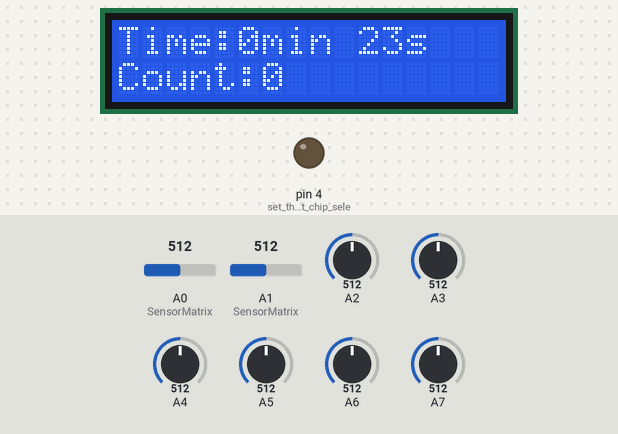
Recording of a sketch running on a simulated Arduino Uno, built with avr-gcc and run on an emulated ATmega328P. Parts: 16×2 character LCD, output pins drawn as LEDs (lit = HIGH). The test bench sets the inputs (shaded band); at power-on: A0 (SensorMatrix) = 512, A1 (SensorMatrix) = 512, A2 = 512, A3 = 512, A4 = 512, A5 = 512, A6 = 512, A7 = 512. Storage starts empty; what the sketch prints to the serial monitor is not drawn.

Above: at 23.9 s.
24.0 s: A0 (SensorMatrix) set to 390
At 26.8 s:
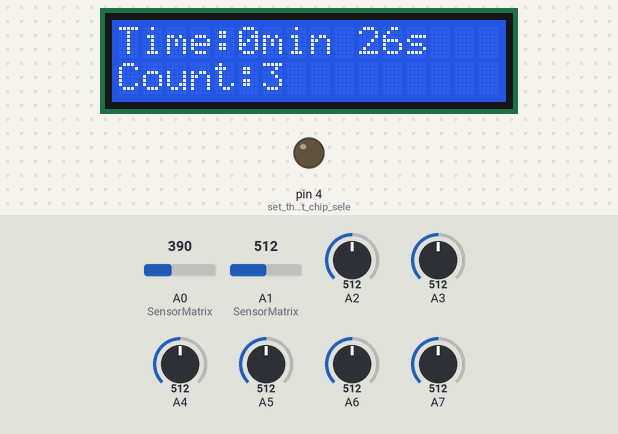
29.0 s: A1 (SensorMatrix) set to 390
At 31.8 s:
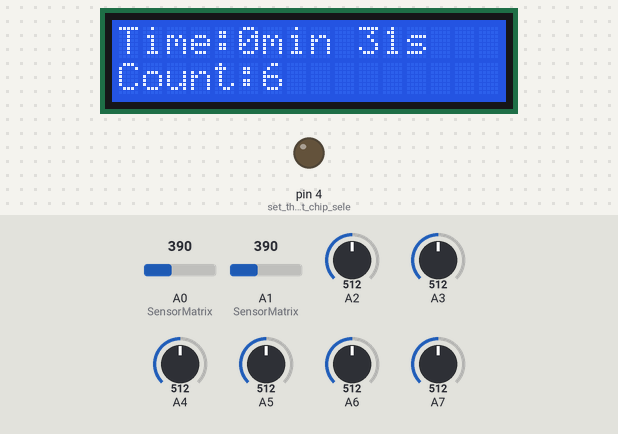
34.0 s: A2 set to 390
At 36.4 s:
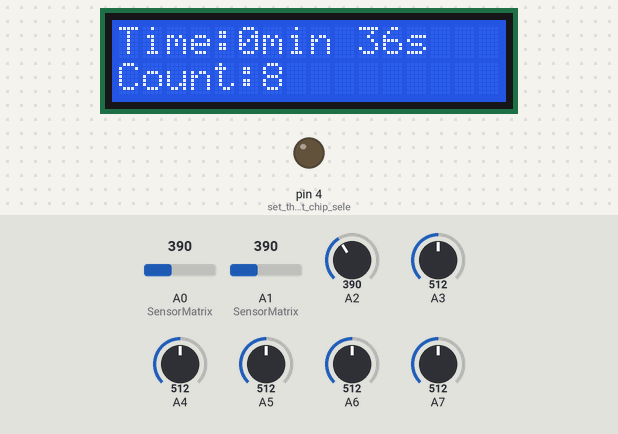
39.0 s: A3 set to 390
At 40.8 s:
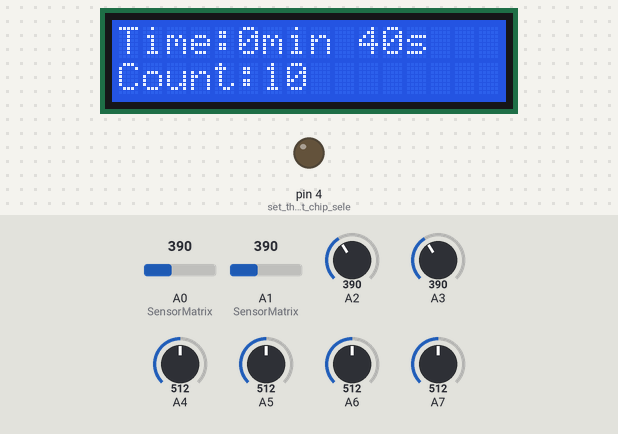
44.0 s: A4 set to 390
At 46.7 s:
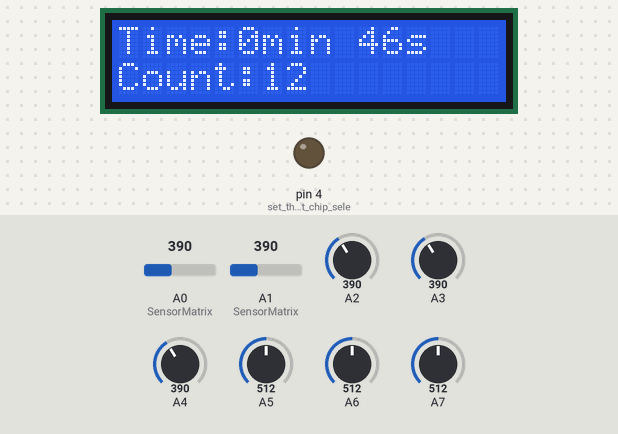
49.0 s: A5 set to 390
At 60.8 s:
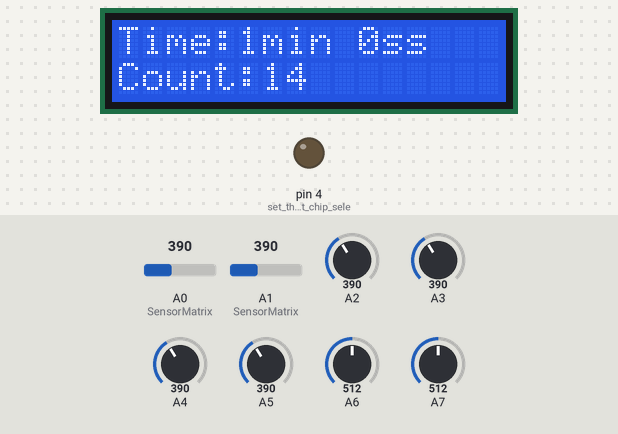
Timing chart, 0 to 62.3 s (numbered marks = the images above; inputs shaded):
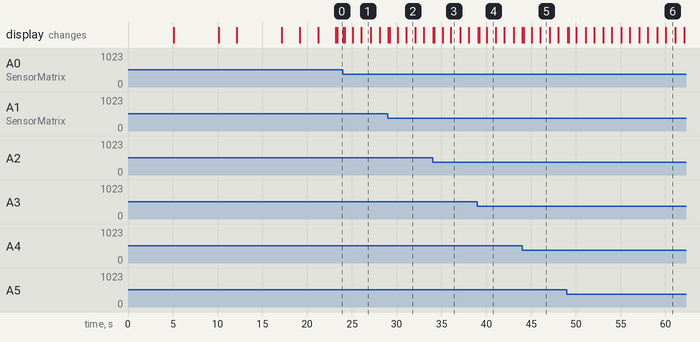

Measured:
- what the display in image 1 shows lasts 1.1 s, from 26.0 s to 27.1 s
- what the display in image 4 shows lasts 1.1 s, from 40.0 s to 41.1 s

The sketch:

Actifield_code.ino
```cpp
/*Created 7 July 2018
By Victor Kumbol
*/


#include <Wire.h>
#include <LiquidCrystal_I2C.h> //import libraries for LCD screen
#include <SD.h> //import the SD Card library
#include <SPI.h>

LiquidCrystal_I2C lcd(0x27,16,2);


int count = 0; //this variable will store the number of beam breaks
int threshold = 400; //Threshold for detecting IR radiation.This sets the sensitivity of the sensors
long runTime = 0; // this variable records the duration of the current test
long syncTime = 0; //this variable stores the last time the data was stored ot the SD card

File logfile; // the logging file


const long SYNC_INTERVAL = 60000; //mills between calls to flush()
const int chipSelect = 4; //the output pin for the SD card

String Sensor; //this stores the string type of the current sensor
String Count; //this variable stores the string type of the current beam-break count

int minutes;
int seconds;
int errors = false;

 //rows and cols will define the size of the array that stores pin assignments for the IR sensors
const int rows = 2;
const int cols = 8;


int SensorMatrix[rows][cols] = {
  // This matrix will hold the pin assignments for the IR sensors
  {0, 1, 2, 3, 4, 5, 6, 7},
  {8, 9, 10, 11, 12, 13, 14, 15}
};

int SensorStateMatrix[rows][cols] = {
 // This matrix will store the current reading from each sensor
  {0, 0, 0, 0, 0, 0, 0, 0},
  {0, 0, 0, 0, 0, 0, 0, 0}
};

int lastSensorStateMatrix[rows][cols] = {
 // This matrix will store the previous reading from each sensor
  {0, 0, 0, 0, 0, 0, 0, 0},
  {0, 0, 0, 0, 0, 0, 0, 0}
};


void setup() {
Serial.begin(9600); //initialize serial monitor for writing
pinMode(4, OUTPUT); // set the default chip select pin to output
initialize();
}


void loop() {
scan_sensors(); //call function to scan the IR sensors
display(); //call function to display results on LCD screen
log_data(minutes, count);  //call funtion to store results to SD card
}

//This function will initialize the IR sensors, lcd display and data logger to ensure they are working properly
void initialize() {
//initialize lcd screen for display
  lcd.init();
  lcd.backlight();
  lcd.clear();
  lcd.print("Booting system");
  delay(5000);

//Test all the sensors and report an error if any of them isn't working.
  lcd.clear();
  lcd.print("Testing sensors");
  delay(5000);

  for(int i = 0; i < rows; i++){
      for(int j = 0; j < cols; j++){
      SensorStateMatrix[i][j] = analogRead(SensorMatrix[i][j]); //read the current value of the corresponding sensor
      if (SensorStateMatrix[i][j] < threshold){
        // if the reading from a sensor < threshold, toggle errors as true.
        errors = true;
        delay(20);
        }
      }
    }

    if (errors) {
      error("IR sensors faulty"); //report errors with sensors if any
    }
    else {
      lcd.clear();
      lcd.print("IR sensors OK");
      delay(2000);
    }

      // initialize the SD card
      Serial.print("Testing SD card.....");
      lcd.clear();
      lcd.print("Testing SD card");
      delay(5000);
      // see if the card is present and can be initialized:
      if (!SD.begin(chipSelect)) {
        error("SD card failed"); //report error with SD card if detected
      }
      Serial.println("SD card OK");
      lcd.clear();
      lcd.print("SD card OK");
      delay(2000);

      // create a new file
      char filename[] = "LOGGER00.CSV";
      for (uint8_t i = 0; i < 100; i++) {
        filename[6] = i/10 + '0';
        filename[7] = i%10 + '0';
        if (! SD.exists(filename)) {
          // only open a new file if it doesn't exist
          logfile = SD.open(filename, FILE_WRITE);
          logfile.println("time (min),activity count");
          break;  // leave the loop!
        }
      }

      if (! logfile) {
        error("file not created"); //report error with creating a file, if any
      }

      Serial.print("Logging to: ");
      Serial.println(filename);
      lcd.clear();
      lcd.setCursor(0,0);
      lcd.print("Logging to: ");
      lcd.setCursor(0,1);
      lcd.print(filename);
      delay(2000);

      Serial.println("time (min),activity count");

    lcd.clear();
    lcd.print("Setup Complete");
    delay(2000);
    lcd.clear();

}//close initialize


void scan_sensors(){
  //this function will scan all the sensors one after the other to detect beam breaks
  for(int i = 0; i < rows; i++){
    for(int j = 0; j < cols; j++){
  SensorStateMatrix[i][j] = analogRead(SensorMatrix[i][j]); //read the current value of the corresponding sensor
  if (SensorStateMatrix[i][j] <= threshold && lastSensorStateMatrix[i][j] > threshold) {
  // if the beam was just broken (i.e. the sensor value dropped below the threshold) increment count and record the time
    count += 1;
    Sensor = String(SensorMatrix[i][j] + 1);
  }
  lastSensorStateMatrix[i][j] = SensorStateMatrix[i][j];
 delay(2);
    }

  }
     delay(50);
return;
}


void display() {
  //display total count of beam breaks
  runTime = millis();
  minutes = runTime/60000;
  seconds = (runTime%60000)/1000;
  lcd.setCursor(0,0);
  lcd.print("Time:" + String(minutes) + "min " + String(seconds) + "s");
  lcd.setCursor(0,1);
  lcd.print("Count:" + String(count));
  return;
}

void error(char *str){
  Serial.print("Error: ");
  Serial.println(str);
  lcd.clear();
  lcd.setCursor(0,0);
  lcd.print("Error: ");
  lcd.setCursor(0,1);
  lcd.print(str);
  while(1);
}

void log_data (int a, int b){
  //check if the time interval after the last data logging session is equal to the sync interval
  if ((millis() - syncTime) < SYNC_INTERVAL) {
    return;
  }

  if (a < 1){
    a=1;
    }

  // log minutes since starting to the SD card
  logfile.print(String(a));           // milliseconds since start
  logfile.print(", ");
  Serial.print(String(a));         // milliseconds since start
  Serial.print(", ");

//log the activity count to the SD card
  logfile.print(String(b));
  logfile.println();
  Serial.print(String(b));
  Serial.println();
  logfile.flush();
  syncTime = millis();
}
```
